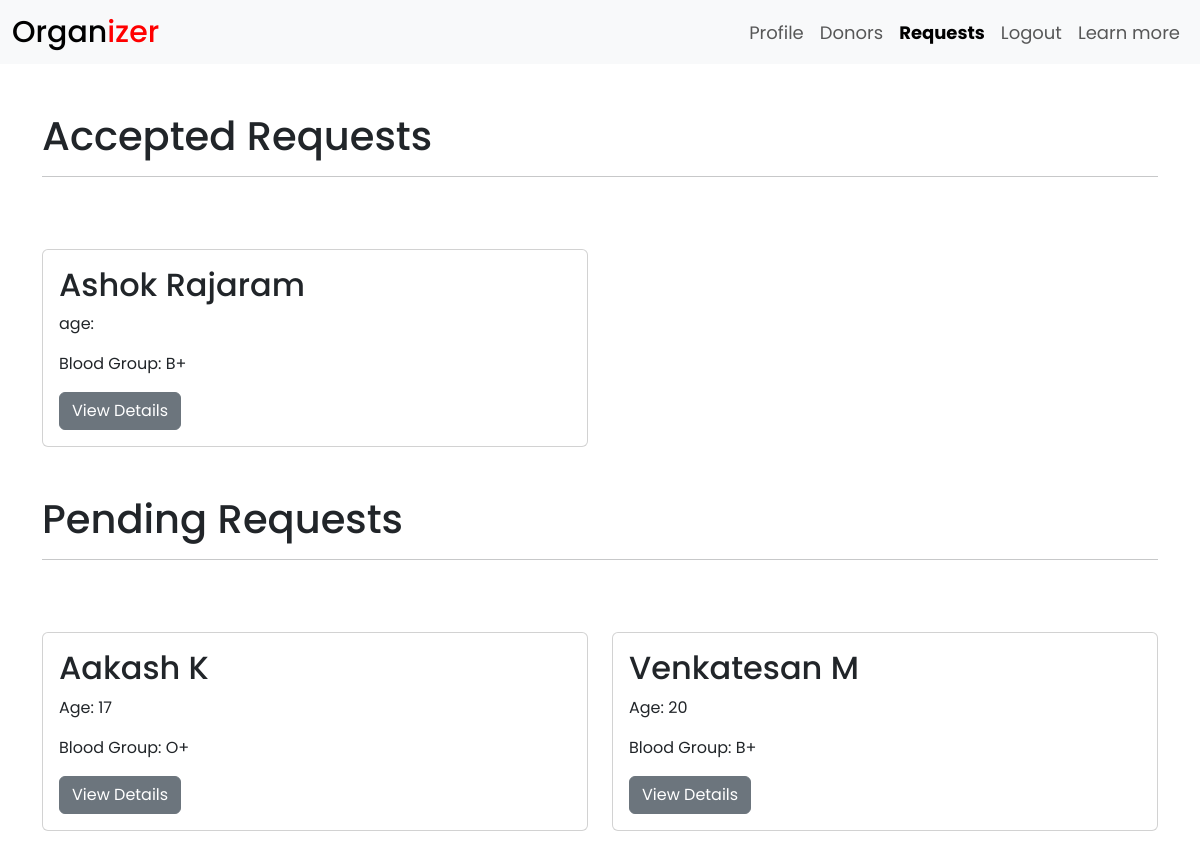
Page /recipient/requests/ (signed in) on the earlier database version.
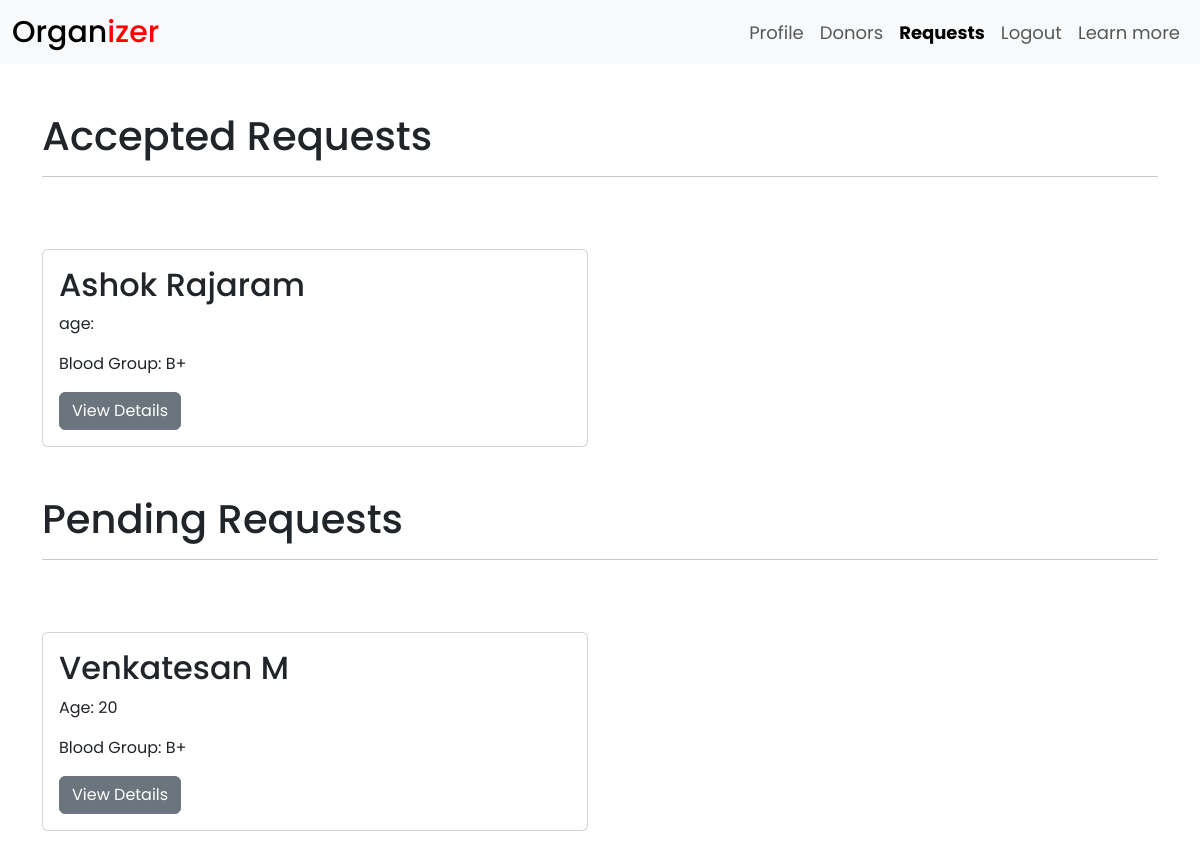
Same page on the later database version.
### organdonation/models.py (models this page shows, shortened)
class Request(models.Model):
   recipient = models.ForeignKey(Recipient, on_delete=models.CASCADE, related_name='recipient')
   donor = models.ForeignKey(Donor, on_delete=models.CASCADE, related_name='donor')
   is_accepted = models.BooleanField(default=False)
   is_rejected = models.BooleanField(default=False)

class Donor(models.Model):
   user = models.OneToOneField(User, on_delete=models.CASCADE, primary_key=True)
   email = models.EmailField(max_length=150, null=True)
   first_name = models.CharField(max_length=60)
   last_name = models.CharField(max_length=60)
   dob = models.DateField(null=True)
   age = models.CharField(max_length=2 ,null=True)
   gender = models.CharField(max_length=10)
   mobile = models.CharField(max_length=10)
   blood_group = models.CharField(max_length=3)
   aadhaar = models.CharField(max_length=16)
   addr_line = models.CharField(max_length=100)
   city = models.CharField(max_length=60)
   district = models.CharField(null=True, max_length=60)
   state = models.CharField(max_length=60)
   pincode = models.CharField(max_length=6)
   organs = models.ManyToManyField(Organ)
   medical_history = models.TextField(max_length=200)
   social_history = models.TextField(max_length=200)

### organdonation/views.py (the view)
# urls.py: path('recipient/requests/', views.recipientrequest, name='recipientrequest'),
@login_required(login_url='login')
def recipientrequest(request):
    current_user = request.user
    if current_user.is_authenticated and current_user.is_recipient:
        requested_donors = Request.objects.filter(recipient_id = current_user.recipient.user_id, is_accepted = False)
        accepted_donors = Request.objects.filter(recipient_id = current_user.recipient.user_id, is_accepted = True)
    return render(request, 'organdonation/recipientrequest.html', {'requested': requested_donors, 'accepted' : accepted_donors})

### organdonation/templates/organdonation/recipientrequest.html (shortened to what this page needs)
{% extends 'organdonation/base.html' %}
{% load static %}
{% block csslink%}
<link rel="stylesheet" href="{% static 'organdonation/css/style1.css' %}" />
{%endblock csslink %}
{% block body %}
<div class="container">
   <h1 class="mt-5">Accepted Requests</h1><hr>
   <div class="row row-cols-1 row-cols-md-2 g-4 my-5">
      {% for sender in accepted %}
         <div class="col">
            <div class="card h-100">
               <div class="card-body">
                  <h5 class="card-title fs-2">{{ sender.donor.first_name}} {{ sender.donor.last_name }}</h5>
                  <p class="card-text">age: {{ sernder.donor.age }}</p>
                  <p class="card-text">Blood Group:
                     {% if sender.donor.blood_group == 'bp' %}
                        B+
                     {% elif sender.donor.blood_group == 'bn' %}
                        B-
                     {% elif sender.donor.blood_group == 'an' %}
                        A-
                     {% elif sender.donor.blood_group == 'ap' %}
                        A+
                     {% elif sender.donor.blood_group == 'op' %}
                        O+
                     {% elif sender.donor.blood_group == 'on' %}
                        O-
                     {% elif sender.donor.blood_group == 'abp' %}
                        AB+
                     {% elif sender.donor.blood_group == 'abn' %}
                        AB-
                     {% endif %}
                  </p>
                  <a type="button" class="btn btn-secondary" data-bs-toggle="modal" data-bs-target="#exampleModal{{sender.donor.user_id}}">View Details</a>
               </div>
            </div>
         </div>
         {% endfor %}
   </div>
   <h1 class="mt-5">Pending Requests</h1><hr>
   <div class="row row-cols-1 row-cols-md-2 g-4 my-5">
      {% for sender in requested %}
         <div class="col">
            <div class="card h-100">
               <div class="card-body">
                  <h5 class="card-title fs-2">{{ sender.donor.first_name}} {{ sender.donor.last_name }}</h5>
                  <p class="card-text">Age: {{ sender.donor.age }}</p>
                  <p class="card-text">Blood Group:
                     {% if sender.donor.blood_group == 'bp' %}
                        B+
                     {% elif sender.donor.blood_group == 'bn' %}
                        B-
                     {% elif sender.donor.blood_group == 'an' %}
                        A-
                     {% elif sender.donor.blood_group == 'ap' %}
                        A+
                     {% elif sender.donor.blood_group == 'op' %}
                        O+
                     {% elif sender.donor.blood_group == 'on' %}
                        O-
                     {% elif sender.donor.blood_group == 'abp' %}
                        AB+
                     {% elif sender.donor.blood_group == 'abn' %}
                        AB-
                     {% endif %}
                  </p>
                  <a type="button" class="btn btn-secondary" data-bs-toggle="modal" data-bs-target="#exampleModal{{sender.donor.user_id}}">View Details</a>
               </div>
            </div>
         </div>
         {% endfor %}
   </div>
</div>
{% endblock %}

Differences in the rows shown:
removed Request: donor.first_name "Aakash", donor.last_name "K", donor.age "17", shows "O+", shown under "Pending Requests"
